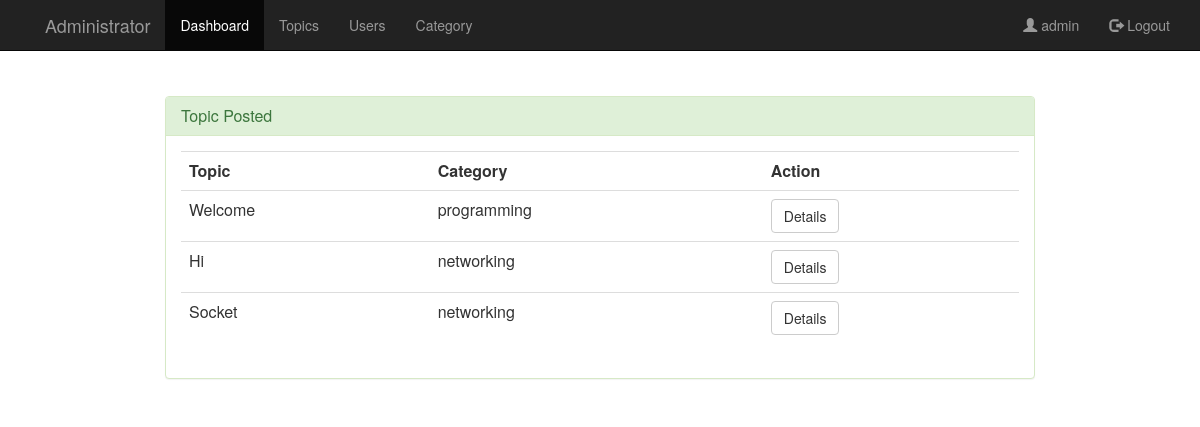
/admin/home.php (signed in), run on the app's committed database.
### tables this page shows
CREATE TABLE IF NOT EXISTS `tblpost` (
  `post_Id` int(11) NOT NULL AUTO_INCREMENT,
  `title` varchar(255) DEFAULT NULL,
  `content` text DEFAULT NULL,
  `datetime` datetime DEFAULT NULL,
  `cat_id` int(12) DEFAULT NULL,
  `user_Id` int(12) DEFAULT NULL,
  PRIMARY KEY (`post_Id`),
  KEY `cat_id` (`cat_id`),
  KEY `user_Id` (`user_Id`)
);

CREATE TABLE IF NOT EXISTS `category` (
  `cat_id` int(12) NOT NULL AUTO_INCREMENT,
  `category` varchar(200) DEFAULT NULL,
  PRIMARY KEY (`cat_id`)
);

### admin/home.php (the view, shortened to what this page needs)
<?php
$uname=$_SESSION['uname'];
?>
<html>
<head>
	<link rel="stylesheet" type="text/css" href="../css/global.css">
	<link rel="stylesheet" type="text/css" href="../css/bootstrap.css">
	<link rel="stylesheet" type="text/css" href="../css/bootstrap.min.css">
    <link href="//netdna.bootstrapcdn.com/font-awesome/4.0.3/css/font-awesome.css" rel="stylesheet">
</head>
<body>
    <nav class="navbar navbar-inverse navbar-fixed-top">
        <div class="container">
            <div class="navbar-header page-scroll">
                <a class="navbar-brand page-scroll" href="home.php"></a>
            </div>
            <div class="navbar-header">
                <a class="navbar-brand" href="home.php">Administrator</a>
            </div>
            <div class="collapse navbar-collapse" id="bs-example-navbar-collapse-1">
                <ul class="nav navbar-nav navbar-left">
                    <li class="active"><a href="home.php"> Dashboard</a></li>
                    <li><a href="post.php"> Topics</a></li>
                    <li><a href="user.php"> Users</a></li>
                    <li><a href="category.php">Category</a></li>
                </ul>
   <ul class="nav navbar-nav navbar-right">
                    <li><a href="#" ><span class="glyphicon glyphicon-user"></span> <?php echo $uname;?></a></li>
                <li ><a href="logout.php"><span class="glyphicon glyphicon-log-out"></span> Logout</a></li>
                </ul>
            </div>
        </div>
    </nav>
        <div class="container" style="margin:8% auto;width:900px;">
            <div class="panel panel-success">
                <div class="panel-heading">
                    <h3 class="panel-title">Topic Posted</h3>
                </div>
                 <div class="panel-body">
            <table class="table table-stripped">
                                <th>Topic</th>
                                <th>Category</th>
                                <th>Action</th>
                            <?php
                            include "../functions/db.php";
                            $sql = $con->prepare("SELECT * FROM tblpost as tp join category as c on tp.cat_id=c.cat_id ORDER BY `datetime` ASC LIMIT 5");
                            $sql->execute();
							$sql->setFetchMode(PDO::FETCH_ASSOC);
                            while($row=$sql->fetch())
                            {
                                $id = $row['post_Id'];
                                echo "<tr>";
                                echo "<td>".$row['title']."</td>";
                                echo "<td>".$row['category']."</td>";
                                 echo "<td>".
                                    "<a href='topic-details.php?post_Id=$id' class='btn btn-default'>Details</a>"
                                    ."</td>";
                                echo "</tr>";
                            }
                            ?>
                            </table>
                     </div>
                </div>
            </div>
	</body>
</html>

### css/global.css (style rules this page uses)
body { background-color: #eee; }

### data on the page
tblpost: title "Welcome", cat.category "programming"
tblpost: title "Hi", cat.category "networking"
tblpost: title "Socket", cat.category "networking"

### other printed values
$uname "admin"
